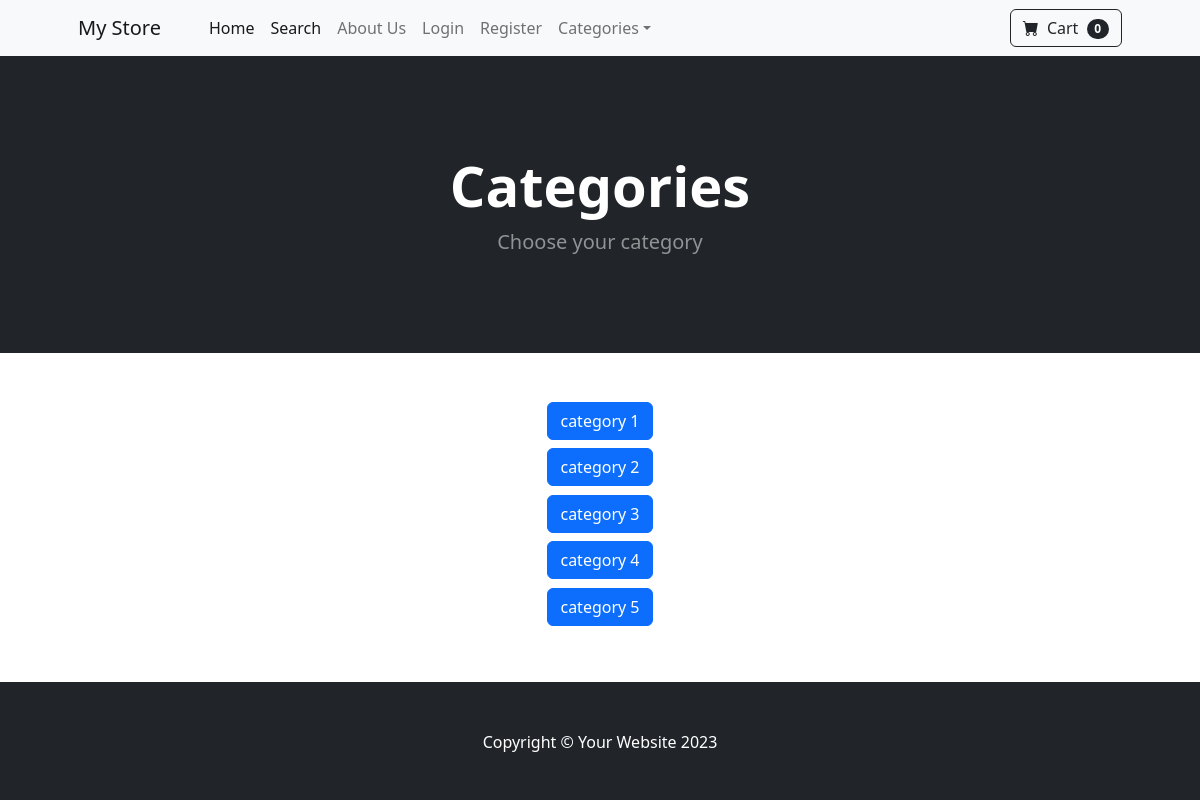
The app's page /category_summary/ with its own data.
### store/models.py (models this page shows)
class Category(models.Model):
    name = models.CharField(max_length=150)
    def __str__(self):
        return self.name
    class Meta:
        verbose_name_plural = 'categories'

### store/views.py (the view)
# urls.py: path('category_summary/', views.category_summary, name='category_summary'),
def category_summary(request):
    categories = Category.objects.all()
    return render(request, 'category_summary.html', {'categories': categories})

### cart/cart.py (called while the page is built)
    def __len__(self):
        return len(self.cart)

### cart/context_processors.py (called while the page is built)
def cart(request):
    return {'cart': Cart(request)}

### store/templates/category_summary.html
{% extends 'base.html' %}
{% block content %}
        <header class="bg-dark py-5">
            <div class="container px-4 px-lg-5 my-5">
                <div class="text-center text-white">
                    <h1 class="display-4 fw-bolder">Categories</h1>
                    <p class="lead fw-normal text-white-50 mb-0">Choose your category</p>
                </div>
            </div>
        </header>
        <br><br>
        <div class="container">
            <div class="row">
                <center>
                    <div class="col-lg-5 col-ld-5 col-sm-7 col-12">
                        {% for category in categories %}
                        <h3><a  class="btn btn-primary" href="{% url 'category' category %}">{{ category }}</a></h3>
                        {% endfor %}
                    </div>
                </center>
            </div>
        </div>
        <br><br>
{% endblock %}

### records on screen
Category: name "category 1"
Category: name "category 2"
Category: name "category 3"
Category: name "category 4"
Category: name "category 5"

### other values on screen
{{ cart|length }} "0"
